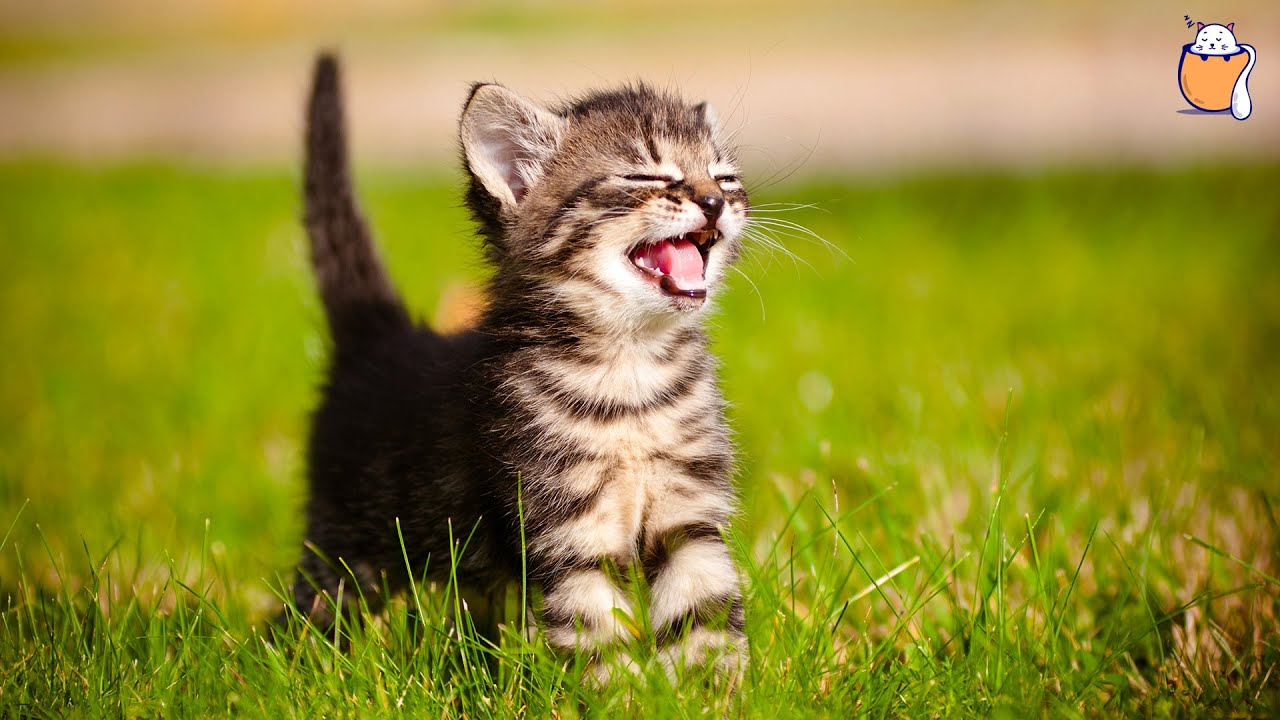
#> input picture module_11_1/kitten.jpg, 1280 x 720 px
$ python module_11_1_2.py
#> lines starting #> are read from the running program, lines starting #| are printed output that depends on the picture
from PIL import Image, ImageOps, ImageDraw

im = Image.open('kitten.jpg')
#> im is the input picture: PIL image 1280x720 RGB; mean R, G, B 144.9, 137.8, 50

print(im.format, im.size, im.mode)
#| JPEG (1280, 720) RGB
size = (850, 720)
with Image.open('kitten.jpg') as img_:
    img_ = ImageOps.fit(img_, size)
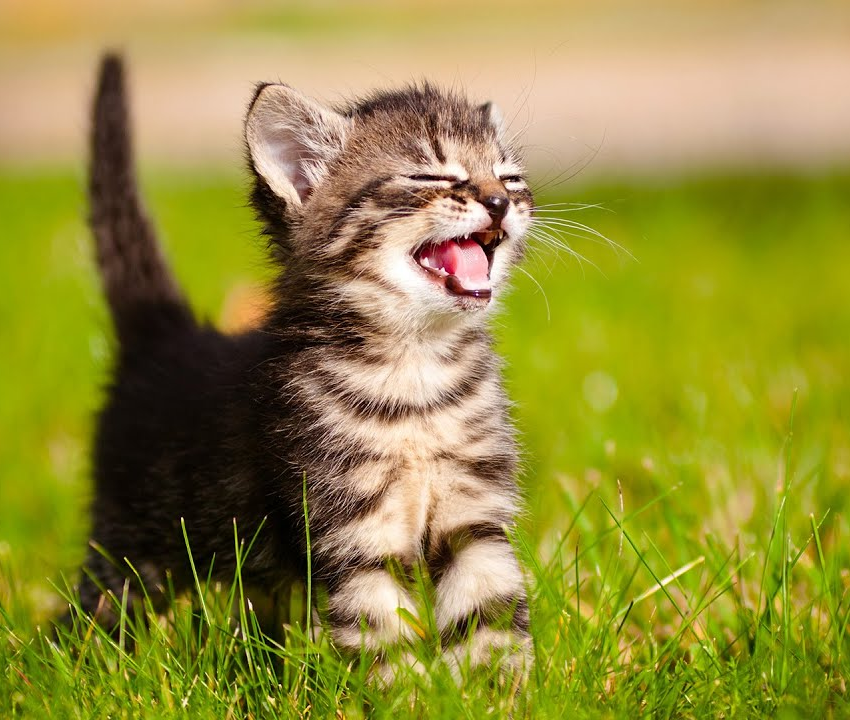
#> img_: PIL image 850x720 RGB; mean R, G, B 148.5, 140.7, 59.9
    draw = ImageDraw.Draw(img_)
    draw.text((100, 650), 'I love Python', font_size=50)
    img_ = img_.crop((0, 0, 700, 720))
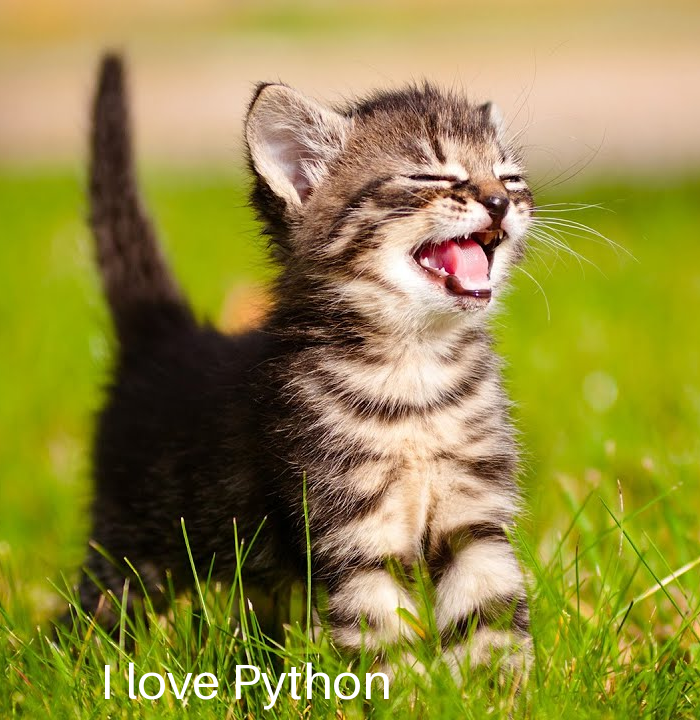
#> img_: PIL image 700x720 RGB; mean R, G, B 147.4, 137.9, 64.7
    img_.save('kit.png')
    img_.show()
